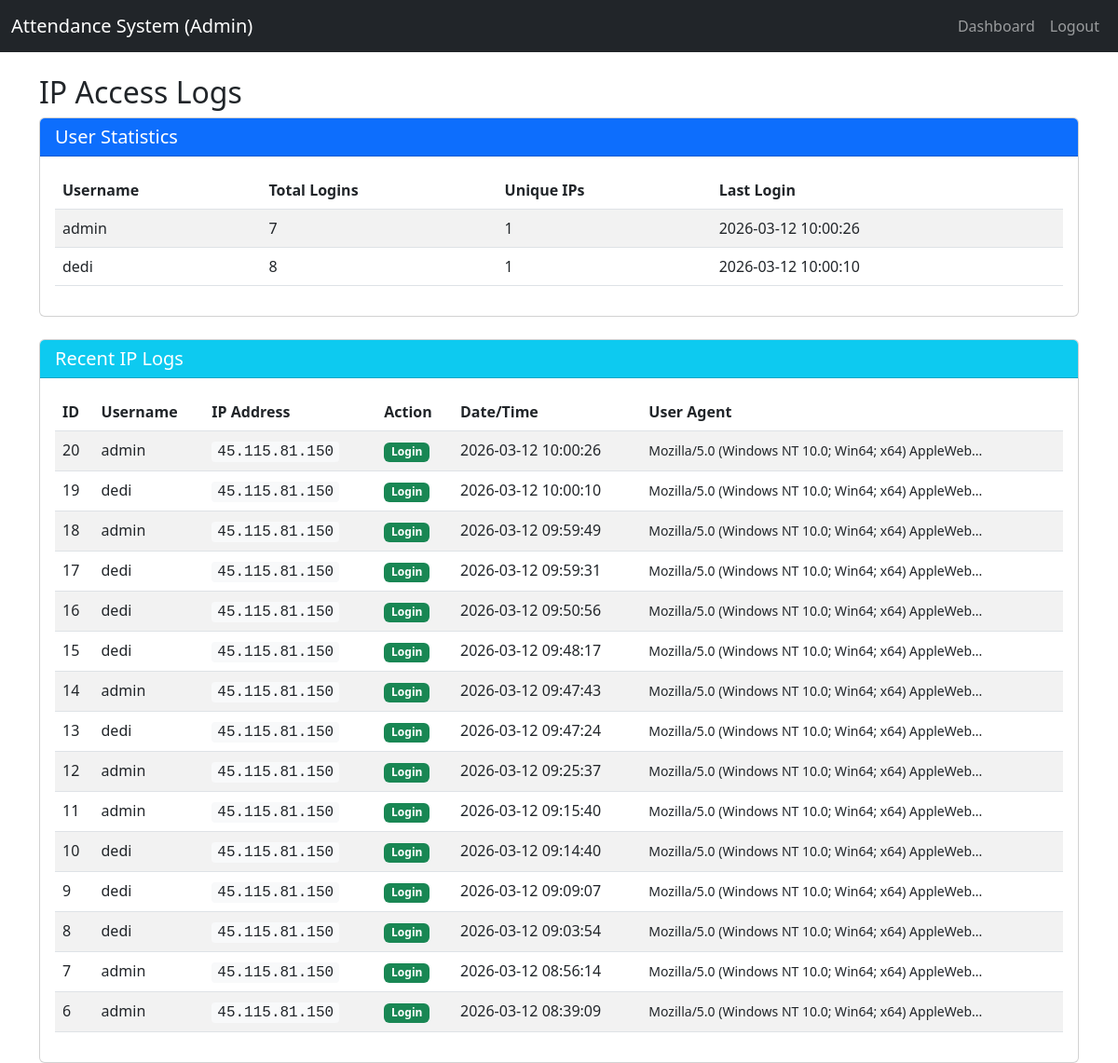
Screenshot of /admin/ip-logs (signed in) with the database file from the repository.
### tables this page shows
CREATE TABLE users (
                    id INTEGER PRIMARY KEY AUTOINCREMENT,
                    username TEXT UNIQUE NOT NULL,
                    password TEXT NOT NULL,
                    role TEXT NOT NULL,
                    default_shift TEXT DEFAULT 'auto'
                );

CREATE TABLE ip_logs (
                    id INTEGER PRIMARY KEY AUTOINCREMENT,
                    user_id INTEGER NOT NULL,
                    ip_address TEXT NOT NULL,
                    user_agent TEXT,
                    action TEXT DEFAULT 'login',
                    created_at DATETIME DEFAULT CURRENT_TIMESTAMP,
                    FOREIGN KEY(user_id) REFERENCES users(id)
                );

### app.py (the view)
@app.route('/admin/ip-logs')
@login_required
@admin_required
def admin_ip_logs():
    try:
        logs = query_db('''
            SELECT
                l.id,
                l.user_id,
                u.username,
                l.ip_address,
                l.user_agent,
                l.action,
                l.created_at
            FROM ip_logs l
            JOIN users u ON l.user_id = u.id
            ORDER BY l.created_at DESC
            LIMIT 500
        ''')
        if not logs:
            logs = []
        stats = query_db('''
            SELECT
                u.username,
                COUNT(l.id) as total_logins,
                COUNT(DISTINCT l.ip_address) as unique_ips,
                MAX(l.created_at) as last_login
            FROM users u
            LEFT JOIN ip_logs l ON u.id = l.user_id
            GROUP BY u.id, u.username
            ORDER BY last_login DESC
        ''')
        if not stats:
            stats = []
        return render_template('admin_ip_logs.html', logs=logs, stats=stats)
    except Exception as e:
        app.logger.error(f"Error in admin_ip_logs: {str(e)}")
        flash('Error loading IP logs', 'danger')
        return redirect(url_for('dashboard'))

### app.py (called while the page is built)
def get_db():
    if DATABASE_URL and DATABASE_URL.startswith('postgres'):
        if not hasattr(g, '_database'):
            g._database = psycopg2.connect(DATABASE_URL, cursor_factory=RealDictCursor)
        return g._database
    else:
        db = getattr(g, '_database', None)
        if db is None:
            db = g._database = sqlite3.connect('attendance.db')
            db.row_factory = sqlite3.Row
        return db

@app.teardown_appcontext
def close_connection(exception):
    db = getattr(g, '_database', None)
    if db is not None:
        db.close()

def query_db(query, args=(), one=False):
    try:
        conn = get_db()
        if DATABASE_URL and DATABASE_URL.startswith('postgres'):
            cur = conn.cursor()
            cur.execute(query.replace('?', '%s'), args)
            rv = cur.fetchall()
            cur.close()
            return (rv[0] if rv else None) if one else rv
        else:
            cur = conn.execute(query, args)
            rv = cur.fetchall()
            cur.close()
            return (rv[0] if rv else None) if one else rv
    except Exception as e:
        app.logger.error(f"Database query error: {str(e)}")
        raise

def login_required(f):
    @wraps(f)
    def decorated_function(*args, **kwargs):
        if 'user_id' not in session:
            flash('Please log in first.', 'warning')
            return redirect(url_for('login'))
        return f(*args, **kwargs)
    return decorated_function

def admin_required(f):
    @wraps(f)
    def decorated_function(*args, **kwargs):
        if session.get('role') != 'admin':
            flash('Admin access required.', 'danger')
            return redirect(url_for('dashboard'))
        return f(*args, **kwargs)
    return decorated_function

### templates/admin_ip_logs.html (shortened to what this page needs)
<!DOCTYPE html>
<html lang="en">
<head>
    <link href="https://cdn.jsdelivr.net/npm/bootstrap@5.3.0/dist/css/bootstrap.min.css" rel="stylesheet">
</head>
<body>
    <nav class="navbar navbar-expand-lg navbar-dark bg-dark">
        <div class="container-fluid">
            <a class="navbar-brand" href="#">Attendance System (Admin)</a>
            <div class="collapse navbar-collapse">
                <ul class="navbar-nav ms-auto">
                    <li class="nav-item"><a class="nav-link" href="{{ url_for('dashboard') }}">Dashboard</a></li>
                    <li class="nav-item"><a class="nav-link" href="{{ url_for('logout') }}">Logout</a></li>
                </ul>
            </div>
        </div>
    </nav>
    <div class="container mt-4">
        <h2>IP Access Logs</h2>
        <div class="card mb-4">
            <div class="card-header bg-primary text-white">
                <h5 class="mb-0">User Statistics</h5>
            </div>
            <div class="card-body">
                <div class="table-responsive">
                    <table class="table table-striped table-hover">
                        <thead>
                            <tr>
                                <th>Username</th>
                                <th>Total Logins</th>
                                <th>Unique IPs</th>
                                <th>Last Login</th>
                            </tr>
                        </thead>
                        <tbody>
                            {% for stat in stats %}
                            <tr>
                                <td>{{ stat.username }}</td>
                                <td>{{ stat.total_logins or 0 }}</td>
                                <td>{{ stat.unique_ips or 0 }}</td>
                                <td>{{ stat.last_login or 'Never' }}</td>
                            </tr>
                            {% else %}
                            <tr>
                                <td colspan="4" class="text-center">No data available</td>
                            </tr>
                            {% endfor %}
                        </tbody>
                    </table>
                </div>
            </div>
        </div>
        <div class="card">
            <div class="card-header bg-info text-white">
                <h5 class="mb-0">Recent IP Logs</h5>
            </div>
            <div class="card-body">
                <div class="table-responsive">
                    <table class="table table-striped table-hover">
                        <thead>
                            <tr>
                                <th>ID</th>
                                <th>Username</th>
                                <th>IP Address</th>
                                <th>Action</th>
                                <th>Date/Time</th>
                                <th>User Agent</th>
                            </tr>
                        </thead>
                        <tbody>
                            {% for log in logs %}
                            <tr>
                                <td>{{ log.id }}</td>
                                <td>{{ log.username }}</td>
                                <td><span class="ip-address">{{ log.ip_address }}</span></td>
                                <td>
                                    {% if log.action == 'login' %}
                                        <span class="badge bg-success">Login</span>
                                    {% else %}
                                        <span class="badge bg-secondary">{{ log.action }}</span>
                                    {% endif %}
                                </td>
                                <td>{{ log.created_at }}</td>
                                <td><small>{{ log.user_agent[:50] }}{% if log.user_agent and log.user_agent|length > 50 %}...{% endif %}</small></td>
                            </tr>
                            {% else %}
                            <tr>
                                <td colspan="6" class="text-center">No IP logs found</td>
                            </tr>
                            {% endfor %}
                        </tbody>
                    </table>
                </div>
            </div>
        </div>
    </div>
</body>
</html>

### templates/admin_ip_logs.html (style rules this page uses)
.ip-address { font-family: monospace; background: #f8f9fa; padding: 2px 6px; border-radius: 4px; }

### rows the page displays
users: username "admin", total_logins "7", id "1", last_login "2026-03-12 10:00:26"
users: username "dedi", total_logins "8", unique_ips "1", last_login "2026-03-12 10:00:10"
ip_logs: id "20", username "admin", ip_address "45.115.81.150", action "Login", created_at "2026-03-12 10:00:26", user_agent "Mozilla/5.0 (Windows NT 10.0; Win64; x64) AppleWeb"
ip_logs: id "19", username "dedi", ip_address "45.115.81.150", action "Login", created_at "2026-03-12 10:00:10", user_agent "Mozilla/5.0 (Windows NT 10.0; Win64; x64) AppleWeb"
ip_logs: id "18", username "admin", ip_address "45.115.81.150", action "Login", created_at "2026-03-12 09:59:49", user_agent "Mozilla/5.0 (Windows NT 10.0; Win64; x64) AppleWeb"
ip_logs: id "17", username "dedi", ip_address "45.115.81.150", action "Login", created_at "2026-03-12 09:59:31", user_agent "Mozilla/5.0 (Windows NT 10.0; Win64; x64) AppleWeb"
ip_logs: id "16", username "dedi", ip_address "45.115.81.150", action "Login", created_at "2026-03-12 09:50:56", user_agent "Mozilla/5.0 (Windows NT 10.0; Win64; x64) AppleWeb"
ip_logs: id "15", username "dedi", ip_address "45.115.81.150", action "Login", created_at "2026-03-12 09:48:17", user_agent "Mozilla/5.0 (Windows NT 10.0; Win64; x64) AppleWeb"
ip_logs: id "14", username "admin", ip_address "45.115.81.150", action "Login", created_at "2026-03-12 09:47:43", user_agent "Mozilla/5.0 (Windows NT 10.0; Win64; x64) AppleWeb"
ip_logs: id "13", username "dedi", ip_address "45.115.81.150", action "Login", created_at "2026-03-12 09:47:24", user_agent "Mozilla/5.0 (Windows NT 10.0; Win64; x64) AppleWeb"
ip_logs: id "12", username "admin", ip_address "45.115.81.150", action "Login", created_at "2026-03-12 09:25:37", user_agent "Mozilla/5.0 (Windows NT 10.0; Win64; x64) AppleWeb"
ip_logs: id "11", username "admin", ip_address "45.115.81.150", action "Login", created_at "2026-03-12 09:15:40", user_agent "Mozilla/5.0 (Windows NT 10.0; Win64; x64) AppleWeb"
ip_logs: id "10", username "dedi", ip_address "45.115.81.150", action "Login", created_at "2026-03-12 09:14:40", user_agent "Mozilla/5.0 (Windows NT 10.0; Win64; x64) AppleWeb"
ip_logs: id "9", username "dedi", ip_address "45.115.81.150", action "Login", created_at "2026-03-12 09:09:07", user_agent "Mozilla/5.0 (Windows NT 10.0; Win64; x64) AppleWeb"
ip_logs: id "8", username "dedi", ip_address "45.115.81.150", action "Login", created_at "2026-03-12 09:03:54", user_agent "Mozilla/5.0 (Windows NT 10.0; Win64; x64) AppleWeb"
ip_logs: id "7", username "admin", ip_address "45.115.81.150", action "Login", created_at "2026-03-12 08:56:14", user_agent "Mozilla/5.0 (Windows NT 10.0; Win64; x64) AppleWeb"
ip_logs: id "6", username "admin", ip_address "45.115.81.150", action "Login", created_at "2026-03-12 08:39:09", user_agent "Mozilla/5.0 (Windows NT 10.0; Win64; x64) AppleWeb"
